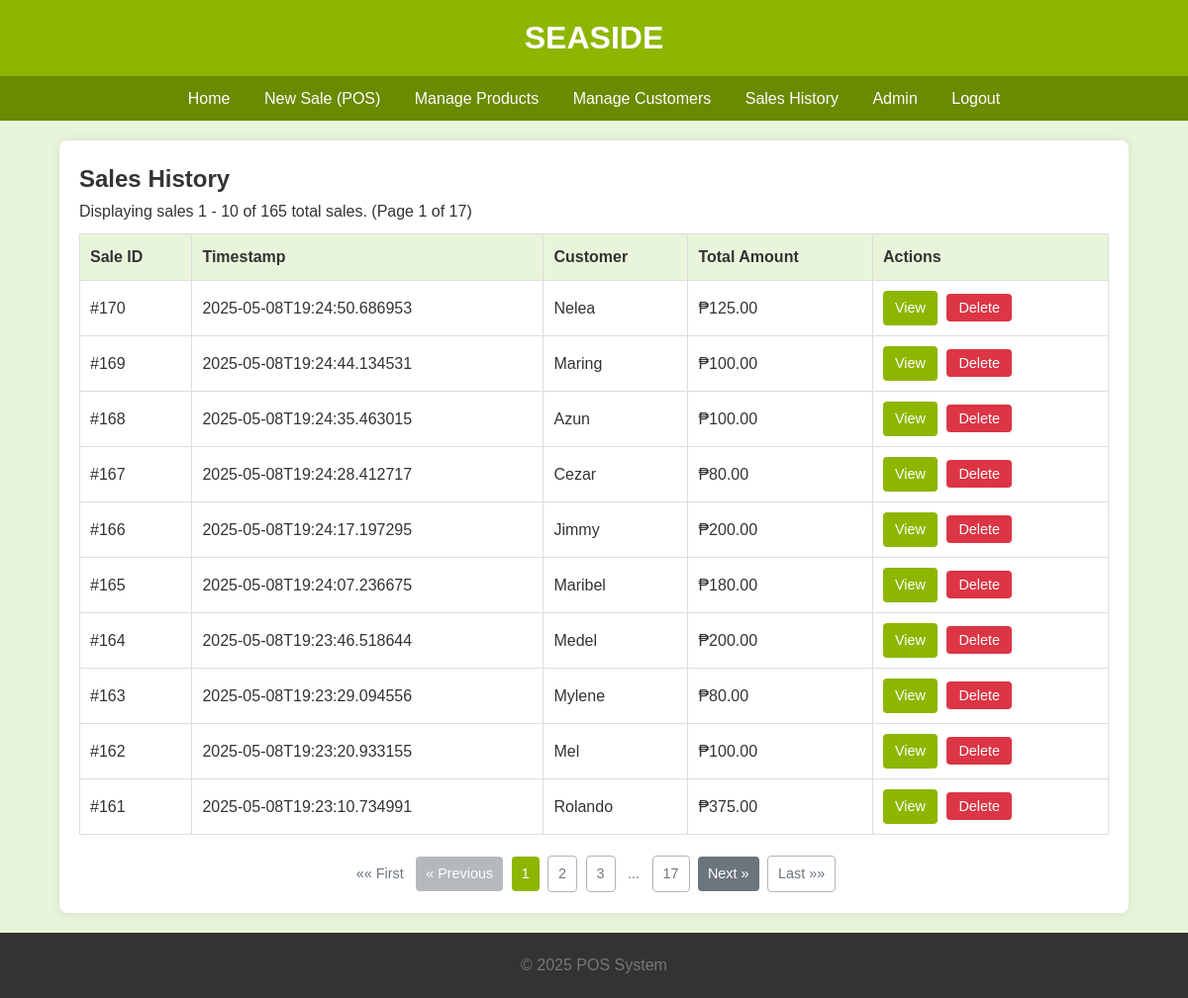
The page /sales (signed in) on the database its author committed.
### tables this page shows
CREATE TABLE Sales (
                SaleID INTEGER PRIMARY KEY AUTOINCREMENT,
                SaleTimestamp TEXT NOT NULL,
                TotalAmount REAL NOT NULL CHECK (TotalAmount >= 0),
                CustomerName TEXT DEFAULT 'N/A'
            );

### app.py (the view)
@app.route('/sales')
@app.route('/sales/page/<int:page_num>')
@login_required
def list_sales(page_num=1):
    total_sales = db.count_total_sales_db()
    sales_on_page = db.get_sales_paginated_db(page=page_num, per_page=ITEMS_PER_PAGE)
    if not sales_on_page and page_num > 1 and total_sales > 0:
        flash(f"No sales found on page {page_num}. Showing last available page.", "info")
        last_page = math.ceil(total_sales / ITEMS_PER_PAGE)
        return redirect(url_for('list_sales', page_num=last_page if last_page > 0 else 1))
    total_pages = math.ceil(total_sales / ITEMS_PER_PAGE) if total_sales > 0 else 0
    return render_template('sales/list.html',
                           sales=sales_on_page, title="Sales History",
                           current_page=page_num, total_pages=total_pages,
                           total_items=total_sales, per_page=ITEMS_PER_PAGE)

### app.py (called while the page is built)
@app.context_processor
def utility_processor():
    return {'now': datetime.datetime.now,
            'min': min,
            'max': max,
            'logged_in': session.get('logged_in', False)}  # Make login status available

def login_required(f):
    @wraps(f)
    def decorated_function(*args, **kwargs):
        if not session.get('logged_in'):
            flash("Please log in to access this page.", "warning")
            return redirect(url_for('login', next=request.url))  # Redirect to login, remember where user was going
        return f(*args, **kwargs)
    return decorated_function

### db_operations.py (called while the page is built)
def get_db_connection():
    conn = None
    try:
        conn = sqlite3.connect(DATABASE_URL)
        conn.row_factory = sqlite3.Row
        conn.execute("PRAGMA foreign_keys = ON;")
    except sqlite3.Error as e:
        logging.error(f"Database connection error: {e}", exc_info=True)
        raise  # Re-raise the exception if connection fails
    return conn

def get_sales_paginated_db(page=1, per_page=10):
    sql = """
          SELECT SaleID, SaleTimestamp, TotalAmount, CustomerName
          FROM Sales
          ORDER BY SaleTimestamp DESC, SaleID DESC LIMIT ? \
          OFFSET ? \
          """
    conn = None
    try:
        conn = get_db_connection()
        cursor = conn.cursor()
        offset = (page - 1) * per_page
        cursor.execute(sql, (per_page, offset))
        sales = cursor.fetchall()
        return sales
    except sqlite3.Error as e:
        logging.error(f"Database error in get_sales_paginated_db: {e}", exc_info=True)
        return []
    finally:
        if conn: conn.close()

def count_total_sales_db():
    sql = "SELECT COUNT(*) FROM Sales"
    conn = None
    try:
        conn = get_db_connection()
        cursor = conn.cursor()
        cursor.execute(sql)
        total_sales = cursor.fetchone()[0]
        return total_sales
    except sqlite3.Error as e:
        logging.error(f"Database error in count_total_sales_db: {e}", exc_info=True)
        return 0
    finally:
        if conn: conn.close()

### templates/sales/list.html (shortened to what this page needs)
{% extends "base.html" %}
{% block content %}
<h2>Sales History</h2>
{% if sales %}
    <p style="margin-bottom: 10px;">
        Displaying sales {{ (current_page - 1) * per_page + 1 }} - {{ min(current_page * per_page, total_items) }} of {{ total_items }} total sales.
        (Page {{ current_page }} of {{ total_pages if total_pages > 0 else 1 }})
    </p>
    <div class="table-responsive-wrapper">
        <table>
            <thead>
                <tr>
                    <th>Sale ID</th>
                    <th>Timestamp</th>
                    <th>Customer</th>
                    <th>Total Amount</th>
                    <th>Actions</th>
                </tr>
            </thead>
            <tbody>
                {% for sale in sales %}
                <tr>
                    <td>#{{ sale.SaleID }}</td>
                    <td>{{ sale.SaleTimestamp }}</td>
                    <td>{{ sale.CustomerName if sale.CustomerName else 'N/A' }}</td>
                    <td>₱{{ "%.2f"|format(sale.TotalAmount) }}</td>
                    <td class="actions">
                        <a href="{{ url_for('view_sale', sale_id=sale.SaleID) }}" class="view-btn">View</a>
                        <form action="{{ url_for('delete_sale', sale_id=sale.SaleID) }}" method="POST" style="display:inline;" onsubmit="return confirm('Are you sure you want to delete Sale #{{ sale.SaleID }}? This will also delete all associated items and cannot be undone.');">
                             <button type="submit" class="delete-btn">Delete</button>
                        </form>
                    </td>
                </tr>
                {% endfor %}
            </tbody>
        </table>
    </div>
    {% if total_pages > 1 %}
    <div class="pagination" style="margin-top: 20px; text-align: center;">
        {% if current_page > 1 %} <a href="{{ url_for('list_sales', page_num=1) }}" class="btn btn-outline-secondary">&laquo;&laquo; First</a> {% else %} <span class="btn btn-outline-secondary disabled">&laquo;&laquo; First</span> {% endif %}
        {% if current_page > 1 %} <a href="{{ url_for('list_sales', page_num=current_page - 1) }}" class="btn btn-secondary">&laquo; Previous</a> {% else %} <span class="btn btn-secondary disabled">&laquo; Previous</span> {% endif %}
        {% set page_window = 2 %}
        {% set start_page = max(1, current_page - page_window) %}
        {% set end_page = min(total_pages, current_page + page_window) %}
        {% for page in range(start_page, end_page + 1) %} {% if page == current_page %} <span class="btn btn-primary current-page">{{ page }}</span> {% else %} <a href="{{ url_for('list_sales', page_num=page) }}" class="btn btn-outline-secondary">{{ page }}</a> {% endif %} {% endfor %}
        {% if end_page < total_pages %} {% if end_page < total_pages - 1 %} <span class="btn btn-outline-secondary disabled" style="border:none; background:transparent; padding: 8px 4px;">...</span> {% endif %} <a href="{{ url_for('list_sales', page_num=total_pages) }}" class="btn btn-outline-secondary">{{ total_pages }}</a> {% endif %}
        {% if current_page < total_pages %} <a href="{{ url_for('list_sales', page_num=current_page + 1) }}" class="btn btn-secondary">Next &raquo;</a> {% else %} <span class="btn btn-secondary disabled">Next &raquo;</span> {% endif %}
        {% if current_page < total_pages %} <a href="{{ url_for('list_sales', page_num=total_pages) }}" class="btn btn-outline-secondary">Last &raquo;&raquo;</a> {% else %} <span class="btn btn-outline-secondary disabled">Last &raquo;&raquo;</span> {% endif %}
    </div>
    {% endif %}
{% else %}
    <p>No sales recorded yet. <a href="{{ url_for('pos_interface') }}">Make a new sale!</a></p>
{% endif %}
{% endblock %}

### static/css/style.css (style rules this page uses)
* { box-sizing: border-box; margin: 0; padding: 0; }
body { font-family: Arial, sans-serif; line-height: 1.6; background-color: #e9f5db; color: #333; display: flex; flex-direction: column; min-height: 100vh; }
.table-responsive-wrapper { overflow-x: auto; margin-bottom: 20px; -webkit-overflow-scrolling: touch; width: 100%; }
.table-responsive-wrapper > table { width: 100%; border-collapse: collapse; }
.table-responsive-wrapper > table th, .table-responsive-wrapper > table td { border: 1px solid #ddd; padding: 10px; text-align: left; white-space: nowrap; }
.table-responsive-wrapper > table th { background-color: #e9f5db; }
.table-responsive-wrapper .actions a, .table-responsive-wrapper .actions button { margin-right: 5px; margin-bottom: 5px; text-decoration: none; padding: 6px 12px; border-radius: 4px; cursor: pointer; border: none; display: inline-block; font-size: 0.9rem; color: #ffffff; }
.table-responsive-wrapper .actions .delete-btn { background-color: #dc3545; }
.table-responsive-wrapper .actions .view-btn { background-color: #8DB600; }
.btn { padding: 12px 18px; color: white; background-color: #8DB600; border: none; border-radius: 4px; cursor: pointer; text-decoration: none; display: inline-block; font-size: 1rem; transition: background-color 0.2s ease-in-out; }
.btn-primary { background-color: #8DB600; color: #fff; }
.btn-secondary { background-color: #6c757d; color: #fff; }
@media (min-width: 768px) { .table-responsive-wrapper .actions button, .table-responsive-wrapper .actions a { margin-bottom: 0; } }
.pagination .btn { margin: 0 2px; padding: 6px 10px; font-size: 0.9em; }
.pagination .btn.current-page { background-color: #8DB600; color: white; border-color: #7F9F00; }
.pagination .btn.disabled { pointer-events: none; opacity: 0.5; }
.btn-outline-secondary { background-color: transparent; border: 1px solid #adb5bd; color: #6c757d; }
.pagination .btn-outline-secondary.disabled { border: none; background-color: transparent; color: #6c757d; opacity: 1; padding: 8px 4px; }

### templates/sales/list.html (style rules this page uses)
.pagination .btn { margin: 0 2px; padding: 6px 10px; font-size: 0.9em; }
.pagination .btn.current-page { background-color: #8DB600; color: white; border-color: #7F9F00; }
.pagination .btn.disabled { pointer-events: none; opacity: 0.5; }
.btn-outline-secondary { background-color: transparent; border: 1px solid #adb5bd; color: #6c757d; }
.pagination .btn-outline-secondary.disabled { border: none; background-color: transparent; color: #6c757d; opacity: 1; padding: 8px 4px; }

### rows shown on the page
Sales: SaleID "170", SaleTimestamp "2025-05-08T19:24:50.686953", CustomerName "Nelea", TotalAmount "125.00"
Sales: SaleID "169", SaleTimestamp "2025-05-08T19:24:44.134531", CustomerName "Maring", TotalAmount "100.00"
Sales: SaleID "168", SaleTimestamp "2025-05-08T19:24:35.463015", CustomerName "Azun", TotalAmount "100.00"
Sales: SaleID "167", SaleTimestamp "2025-05-08T19:24:28.412717", CustomerName "Cezar", TotalAmount "80.00"
Sales: SaleID "166", SaleTimestamp "2025-05-08T19:24:17.197295", CustomerName "Jimmy", TotalAmount "200.00"
Sales: SaleID "165", SaleTimestamp "2025-05-08T19:24:07.236675", CustomerName "Maribel", TotalAmount "180.00"
Sales: SaleID "164", SaleTimestamp "2025-05-08T19:23:46.518644", CustomerName "Medel", TotalAmount "200.00"
Sales: SaleID "163", SaleTimestamp "2025-05-08T19:23:29.094556", CustomerName "Mylene", TotalAmount "80.00"
Sales: SaleID "162", SaleTimestamp "2025-05-08T19:23:20.933155", CustomerName "Mel", TotalAmount "100.00"
Sales: SaleID "161", SaleTimestamp "2025-05-08T19:23:10.734991", CustomerName "Rolando", TotalAmount "375.00"

### other values the page prints
{{ (current_page - 1) * per_page + 1 }} "1"
{{ min(current_page * per_page, total_items) }} "10"
{{ total_items }} "165"
{{ current_page }} "1"
{{ total_pages if total_pages > 0 else 1 }} "17"
{{ page }} "1"
{{ page }} "2" "3"
{{ total_pages }} "17"
